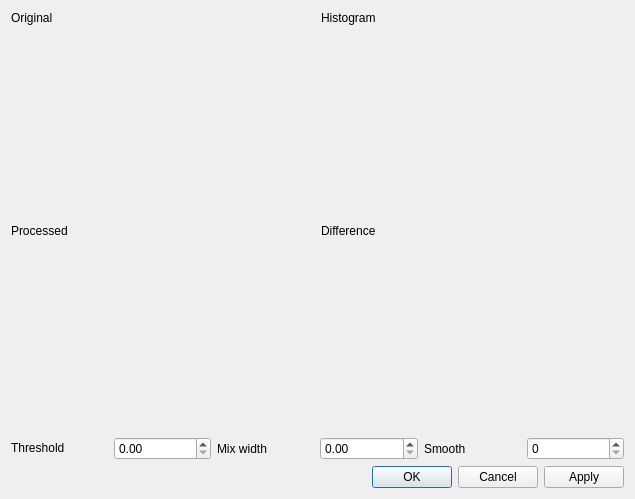
<?xml version="1.0" encoding="UTF-8"?>
<ui version="4.0">
 <class>AdaptiveFilterDlg</class>
 <widget class="QDialog" name="AdaptiveFilterDlg">
  <property name="geometry">
   <rect>
    <x>0</x>
    <y>0</y>
    <width>635</width>
    <height>499</height>
   </rect>
  </property>
  <property name="windowTitle">
   <string>Dialog</string>
  </property>
  <layout class="QVBoxLayout" name="verticalLayout_2">
   <item>
    <layout class="QVBoxLayout" name="verticalLayout">
     <item>
      <layout class="QHBoxLayout" name="horizontalLayout">
       <item>
        <layout class="QVBoxLayout" name="verticalLayout_4">
         <item>
          <widget class="QLabel" name="label">
           <property name="sizePolicy">
            <sizepolicy hsizetype="Preferred" vsizetype="Maximum">
             <horstretch>0</horstretch>
             <verstretch>0</verstretch>
            </sizepolicy>
           </property>
           <property name="text">
            <string>Original</string>
           </property>
          </widget>
         </item>
         <item>
          <widget class="QWidget" name="widget" native="true"/>
         </item>
        </layout>
       </item>
       <item>
        <layout class="QVBoxLayout" name="verticalLayout_6">
         <item>
          <widget class="QLabel" name="label_2">
           <property name="sizePolicy">
            <sizepolicy hsizetype="Preferred" vsizetype="Maximum">
             <horstretch>0</horstretch>
             <verstretch>0</verstretch>
            </sizepolicy>
           </property>
           <property name="text">
            <string>Histogram</string>
           </property>
          </widget>
         </item>
         <item>
          <widget class="QWidget" name="widget_2" native="true"/>
         </item>
        </layout>
       </item>
      </layout>
     </item>
     <item>
      <layout class="QHBoxLayout" name="horizontalLayout_2">
       <item>
        <layout class="QVBoxLayout" name="verticalLayout_7">
         <item>
          <widget class="QLabel" name="label_3">
           <property name="sizePolicy">
            <sizepolicy hsizetype="Preferred" vsizetype="Maximum">
             <horstretch>0</horstretch>
             <verstretch>0</verstretch>
            </sizepolicy>
           </property>
           <property name="text">
            <string>Processed</string>
           </property>
          </widget>
         </item>
         <item>
          <widget class="QWidget" name="widget_3" native="true"/>
         </item>
        </layout>
       </item>
       <item>
        <layout class="QVBoxLayout" name="verticalLayout_8">
         <item>
          <widget class="QLabel" name="label_4">
           <property name="sizePolicy">
            <sizepolicy hsizetype="Preferred" vsizetype="Maximum">
             <horstretch>0</horstretch>
             <verstretch>0</verstretch>
            </sizepolicy>
           </property>
           <property name="text">
            <string>Difference</string>
           </property>
          </widget>
         </item>
         <item>
          <widget class="QWidget" name="widget_4" native="true"/>
         </item>
        </layout>
       </item>
      </layout>
     </item>
     <item>
      <layout class="QHBoxLayout" name="horizontalLayout_4">
       <item>
        <widget class="QLabel" name="label_5">
         <property name="sizePolicy">
          <sizepolicy hsizetype="Preferred" vsizetype="Maximum">
           <horstretch>0</horstretch>
           <verstretch>0</verstretch>
          </sizepolicy>
         </property>
         <property name="text">
          <string>Threshold</string>
         </property>
        </widget>
       </item>
       <item>
        <widget class="QDoubleSpinBox" name="spinLambda">
         <property name="sizePolicy">
          <sizepolicy hsizetype="Minimum" vsizetype="Fixed">
           <horstretch>0</horstretch>
           <verstretch>0</verstretch>
          </sizepolicy>
         </property>
        </widget>
       </item>
       <item>
        <widget class="QLabel" name="label_6">
         <property name="text">
          <string>Mix width</string>
         </property>
        </widget>
       </item>
       <item>
        <widget class="QDoubleSpinBox" name="spinSigma"/>
       </item>
       <item>
        <widget class="QLabel" name="label_7">
         <property name="text">
          <string>Smooth</string>
         </property>
        </widget>
       </item>
       <item>
        <widget class="QSpinBox" name="spinSize"/>
       </item>
      </layout>
     </item>
    </layout>
   </item>
   <item>
    <widget class="QDialogButtonBox" name="buttonBox">
     <property name="orientation">
      <enum>Qt::Horizontal</enum>
     </property>
     <property name="standardButtons">
      <set>QDialogButtonBox::Apply|QDialogButtonBox::Cancel|QDialogButtonBox::Ok</set>
     </property>
    </widget>
   </item>
  </layout>
 </widget>
 <resources/>
 <connections>
  <connection>
   <sender>buttonBox</sender>
   <signal>accepted()</signal>
   <receiver>AdaptiveFilterDlg</receiver>
   <slot>accept()</slot>
   <hints>
    <hint type="sourcelabel">
     <x>248</x>
     <y>254</y>
    </hint>
    <hint type="destinationlabel">
     <x>157</x>
     <y>274</y>
    </hint>
   </hints>
  </connection>
  <connection>
   <sender>buttonBox</sender>
   <signal>rejected()</signal>
   <receiver>AdaptiveFilterDlg</receiver>
   <slot>reject()</slot>
   <hints>
    <hint type="sourcelabel">
     <x>316</x>
     <y>260</y>
    </hint>
    <hint type="destinationlabel">
     <x>286</x>
     <y>274</y>
    </hint>
   </hints>
  </connection>
 </connections>
</ui>
